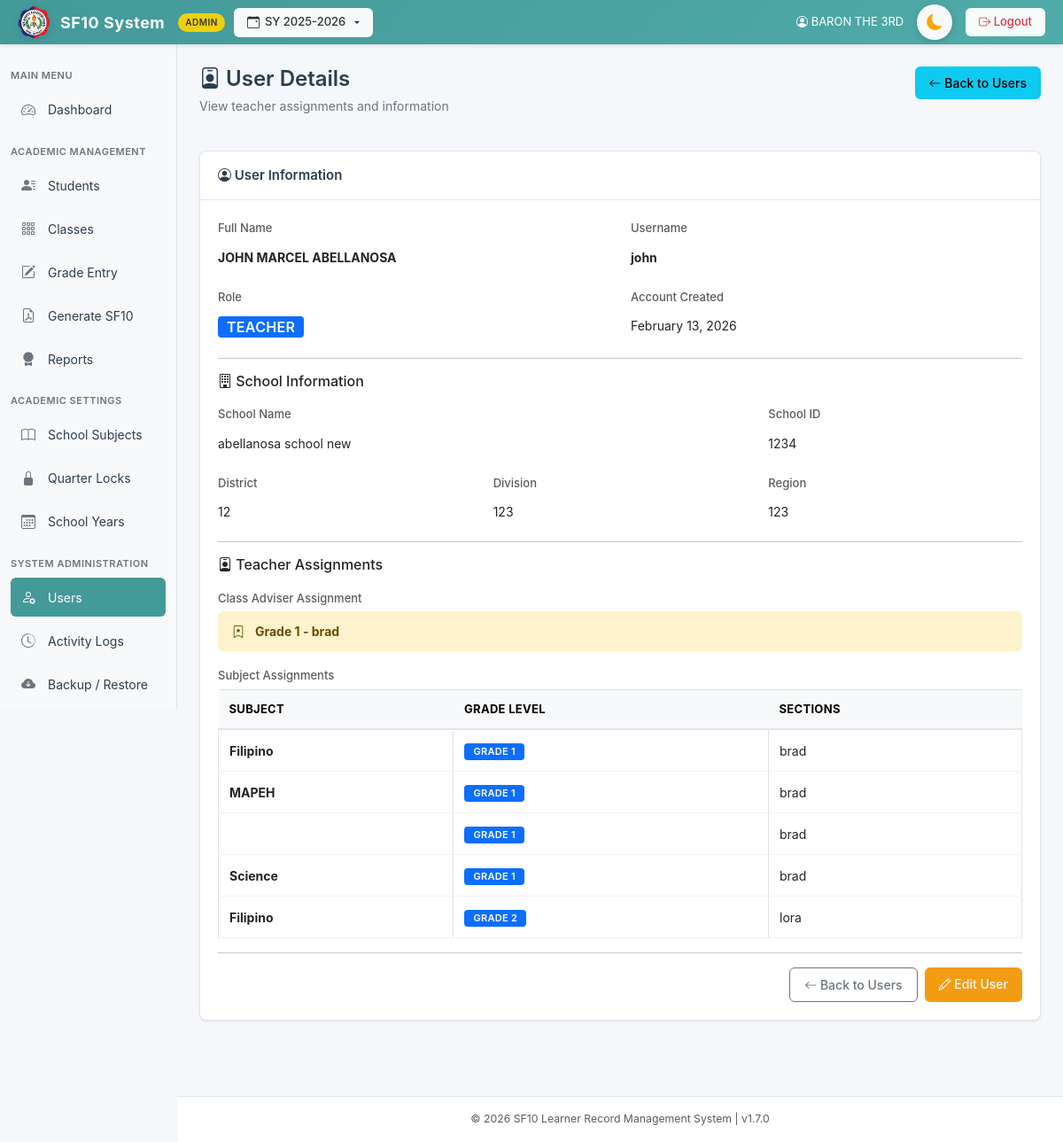
Page /pages/view_user.php?id=25 (signed in) on the committed database.
### tables this page shows
CREATE TABLE `users` (
  `id` int(11) NOT NULL AUTO_INCREMENT,
  `username` varchar(50) NOT NULL,
  `password` varchar(255) NOT NULL,
  `full_name` varchar(100) NOT NULL,
  `role` enum('admin','teacher') NOT NULL,
  `school_name` varchar(255) DEFAULT NULL,
  `school_id` varchar(50) DEFAULT NULL,
  `district` varchar(100) DEFAULT NULL,
  `division` varchar(100) DEFAULT NULL,
  `region` varchar(100) DEFAULT NULL,
  `subject_id` int(11) DEFAULT NULL COMMENT 'For subject teachers - which subject they teach',
  `created_at` timestamp NOT NULL DEFAULT current_timestamp(),
  `totp_secret` varchar(255) DEFAULT NULL,
  `2fa_on_login` tinyint(1) DEFAULT 0,
  `remember_token` varchar(255) DEFAULT NULL,
  PRIMARY KEY (`id`),
  UNIQUE KEY `username` (`username`),
  KEY `fk_users_subject` (`subject_id`),
  CONSTRAINT `fk_users_subject` FOREIGN KEY (`subject_id`) REFERENCES `subjects` (`id`) ON DELETE SET NULL ON UPDATE CASCADE
);

CREATE TABLE `teacher_assignments` (
  `id` int(11) NOT NULL AUTO_INCREMENT,
  `school_year_id` int(11) DEFAULT NULL,
  `teacher_id` int(11) NOT NULL,
  `assignment_type` enum('adviser','subject') NOT NULL,
  `subject_id` int(11) DEFAULT NULL COMMENT 'NULL for adviser assignments',
  `grade_level` int(11) NOT NULL,
  `section` varchar(50) NOT NULL,
  `school_year` varchar(15) NOT NULL DEFAULT '2024-2025',
  `created_at` timestamp NOT NULL DEFAULT current_timestamp(),
  PRIMARY KEY (`id`),
  UNIQUE KEY `unique_teacher_subject_year` (`teacher_id`,`subject_id`,`grade_level`,`section`,`school_year_id`),
  KEY `idx_teacher` (`teacher_id`),
  KEY `idx_assignment_type` (`assignment_type`),
  KEY `idx_subject` (`subject_id`),
  KEY `idx_grade_section` (`grade_level`,`section`),
  KEY `idx_school_year_id` (`school_year_id`),
  CONSTRAINT `fk_teacher_assign_school_year` FOREIGN KEY (`school_year_id`) REFERENCES `school_years` (`id`) ON DELETE CASCADE,
  CONSTRAINT `fk_teacher_assignments_subject` FOREIGN KEY (`subject_id`) REFERENCES `subjects` (`id`) ON DELETE CASCADE ON UPDATE CASCADE,
  CONSTRAINT `fk_teacher_assignments_user` FOREIGN KEY (`teacher_id`) REFERENCES `users` (`id`) ON DELETE CASCADE ON UPDATE CASCADE
);

### pages/view_user.php (the view, shortened to what this page needs)
<?php
include "../includes/db.php";
$user_id = (int)$_GET['id'];
$user_query = $conn->prepare("SELECT * FROM users WHERE id = ?");
$user_query->bind_param("i", $user_id);
$user_query->execute();
$user_result = $user_query->get_result();
$view_user = $user_result->fetch_assoc();
$adviser = null;
$school_year_id = $_SESSION['school_year_id'];
$adviser_query = $conn->prepare("SELECT grade_level, section FROM teacher_assignments WHERE teacher_id = ? AND assignment_type = 'adviser' AND school_year_id = ?");
$adviser_query->bind_param("ii", $user_id, $school_year_id);
$adviser_query->execute();
$adviser_result = $adviser_query->get_result();
if ($adviser_result->num_rows > 0) {
    $adviser = $adviser_result->fetch_assoc();
}
$subjects = [];
$subjects_query = $conn->prepare("
    SELECT
        ta.subject_id,
        ta.grade_level,
        GROUP_CONCAT(ta.section ORDER BY ta.section) as sections,
        COALESCE(sgg.subject_name, s.subject_name) as subject_name
    FROM teacher_assignments ta
    JOIN subjects s ON ta.subject_id = s.id
    LEFT JOIN subject_grade_groups sgg ON s.id = sgg.subject_id AND ta.grade_level = sgg.grade_level
    WHERE ta.teacher_id = ? AND ta.assignment_type = 'subject' AND ta.school_year_id = ?
    GROUP BY ta.subject_id, ta.grade_level, sgg.subject_name, s.subject_name
    ORDER BY ta.grade_level, s.subject_name
");
$subjects_query->bind_param("ii", $user_id, $school_year_id);
$subjects_query->execute();
$subjects_result = $subjects_query->get_result();
while ($row = $subjects_result->fetch_assoc()) {
    $subjects[] = $row;
}
include "../templates/header.php";
?>
<div class="d-flex justify-content-between align-items-start mb-4">
    <div class="page-header mb-0">
        <h2><i class="bi bi-person-badge"></i> User Details</h2>
        <p class="subtitle">View teacher assignments and information</p>
    </div>
    <a href="users.php" class="btn btn-info">
        <i class="bi bi-arrow-left"></i> Back to Users
    </a>
</div>
<div class="card">
    <div class="card-header">
        <i class="bi bi-person-circle"></i> User Information
    </div>
    <div class="card-body">
        <div class="row mb-3">
            <div class="col-md-6">
                <label class="form-label text-muted">Full Name</label>
                <p class="form-control-plaintext fw-bold"><?= htmlspecialchars(strtoupper($view_user['full_name'])) ?></p>
            </div>
            <div class="col-md-6">
                <label class="form-label text-muted">Username</label>
                <p class="form-control-plaintext fw-bold"><?= htmlspecialchars($view_user['username']) ?></p>
            </div>
        </div>
        <div class="row mb-3">
            <div class="col-md-6">
                <label class="form-label text-muted">Role</label>
                <p class="form-control-plaintext">
                    <?php if ($view_user['role'] === 'admin'): ?>
                        <span class="badge bg-danger fs-6">Admin</span>
                    <?php else: ?>
                        <span class="badge bg-primary fs-6">Teacher</span>
                    <?php endif; ?>
                </p>
            </div>
            <div class="col-md-6">
                <label class="form-label text-muted">Account Created</label>
                <p class="form-control-plaintext"><?= date('F d, Y', strtotime($view_user['created_at'])) ?></p>
            </div>
        </div>
        <?php if (!empty($view_user['school_name']) || !empty($view_user['school_id']) || !empty($view_user['district']) || !empty($view_user['division']) || !empty($view_user['region'])): ?>
        <hr>
        <h6 class="mb-3"><i class="bi bi-building"></i> School Information</h6>
        <div class="row mb-3">
            <?php if (!empty($view_user['school_name'])): ?>
            <div class="col-md-8">
                <label class="form-label text-muted">School Name</label>
                <p class="form-control-plaintext"><?= htmlspecialchars($view_user['school_name']) ?></p>
            </div>
            <?php endif; ?>
            <?php if (!empty($view_user['school_id'])): ?>
            <div class="col-md-4">
                <label class="form-label text-muted">School ID</label>
                <p class="form-control-plaintext"><?= htmlspecialchars($view_user['school_id']) ?></p>
            </div>
            <?php endif; ?>
        </div>
        <div class="row mb-3">
            <?php if (!empty($view_user['district'])): ?>
            <div class="col-md-4">
                <label class="form-label text-muted">District</label>
                <p class="form-control-plaintext"><?= htmlspecialchars($view_user['district']) ?></p>
            </div>
            <?php endif; ?>
            <?php if (!empty($view_user['division'])): ?>
            <div class="col-md-4">
                <label class="form-label text-muted">Division</label>
                <p class="form-control-plaintext"><?= htmlspecialchars($view_user['division']) ?></p>
            </div>
            <?php endif; ?>
            <?php if (!empty($view_user['region'])): ?>
            <div class="col-md-4">
                <label class="form-label text-muted">Region</label>
                <p class="form-control-plaintext"><?= htmlspecialchars($view_user['region']) ?></p>
            </div>
            <?php endif; ?>
        </div>
        <?php endif; ?>
        <?php if ($view_user['role'] === 'teacher'): ?>
        <hr>
        <h6 class="mb-3"><i class="bi bi-person-badge"></i> Teacher Assignments</h6>
        <div class="mb-3">
            <label class="form-label text-muted">Class Adviser Assignment</label>
            <?php if ($adviser): ?>
                <div class="alert alert-warning mb-0">
                    <i class="bi bi-bookmark-star me-2"></i>
                    <strong>Grade <?= $adviser['grade_level'] ?> - <?= htmlspecialchars($adviser['section']) ?></strong>
                </div>
            <?php else: ?>
                <p class="form-control-plaintext text-muted">No adviser assignment</p>
            <?php endif; ?>
        </div>
        <div class="mb-3">
            <label class="form-label text-muted">Subject Assignments</label>
            <?php if (count($subjects) > 0): ?>
                <div class="table-responsive">
                    <table class="table table-sm table-bordered table-hover mb-0">
                        <thead class="table-light">
                            <tr>
                                <th>Subject</th>
                                <th>Grade Level</th>
                                <th>Sections</th>
                            </tr>
                        </thead>
                        <tbody>
                            <?php foreach ($subjects as $subj): ?>
                            <tr>
                                <td><strong><?= htmlspecialchars($subj['subject_name']) ?></strong></td>
                                <td><span class="badge bg-primary">Grade <?= $subj['grade_level'] ?></span></td>
                                <td><?= htmlspecialchars($subj['sections']) ?></td>
                            </tr>
                            <?php endforeach; ?>
                        </tbody>
                    </table>
                </div>
            <?php else: ?>
                <p class="form-control-plaintext text-muted">No subject assignments</p>
            <?php endif; ?>
        </div>
        <?php endif; ?>
        <hr>
        <div class="d-flex gap-2 justify-content-end">
            <a href="users.php" class="btn btn-secondary">
                <i class="bi bi-arrow-left"></i> Back to Users
            </a>
            <a href="edit_user.php?id=<?= $user_id ?>" class="btn btn-warning">
                <i class="bi bi-pencil"></i> Edit User
            </a>
        </div>
    </div>
</div>
<?php include '../templates/footer.php'; ?>

### assets/css/style.css (style rules this page uses)
* { margin: 0; padding: 0; box-sizing: border-box; }
body { background-color: #f5f7fa; font-family: -apple-system, BlinkMacSystemFont, "Segoe UI", Roboto, "Helvetica Neue", Arial, sans-serif; color: #2c3e50; font-size: 14px; overflow-x: hidden; overflow-y: overlay; }
html { overflow-y: overlay; }
:root { --primary-teal: #449999; --primary-teal-dark: #3a8585; --primary-teal-light: #4FABA9; --sidebar-bg: #f8f9fa; --topbar-bg: #449999; --text-dark: #2c3e50; --text-muted: #6c757d; --border-color: #e1e5eb; --card-shadow: 0 1px 3px rgba(0, 0, 0, 0.08); --hover-bg: #f0f2f5; --card-bg: #ffffff; --input-bg: #ffffff; --input-border: #ced4da; --input-text: #212529; }
.page-header { margin-bottom: 25px; }
.page-header h2 { color: var(--text-dark); font-size: 24px; font-weight: 600; margin-bottom: 5px; }
.page-header .subtitle { color: var(--text-muted); font-size: 14px; }
.card { border: 1px solid var(--border-color); border-radius: 8px; box-shadow: var(--card-shadow); background: white; margin-bottom: 20px; }
.card-header { background: white; border-bottom: 1px solid var(--border-color); padding: 16px 20px; font-weight: 600; color: var(--text-dark); font-size: 15px; border-radius: 8px 8px 0 0 !important; }
.card-body { padding: 20px; }
.btn { border-radius: 6px; font-weight: 500; padding: 8px 16px; font-size: 14px; transition: all 0.2s; border: none; }
.btn-secondary { background-color: #ffffff !important; border-color: #6c757d; color: #6c757d !important; border-width: 1px; border-style: solid; }
.btn-secondary i { color: #6c757d !important; }
.btn-warning { background-color: #f39c12; color: white; }
.table { font-size: 13px; }
.table thead { background: #f8f9fa; color: var(--text-dark); font-weight: 600; border-bottom: 2px solid var(--border-color); }
.table thead th { padding: 12px; border: none; font-size: 13px; text-transform: uppercase; letter-spacing: 0.3px; }
.table tbody td { padding: 12px; vertical-align: middle; border-bottom: 1px solid #f0f2f5; }
.form-label { font-weight: 500; font-size: 13px; color: var(--text-dark); margin-bottom: 5px; }
.alert { border-radius: 6px; border: none; font-size: 14px; padding: 12px 16px; }
.badge { padding: 4px 10px; border-radius: 4px; font-size: 11px; font-weight: 600; text-transform: uppercase; letter-spacing: 0.3px; }
@media (min-width: 992px) { .table { font-size: 14px; } }

### templates/header.php (style rules this page uses)
html, body { background-color: #f4f7fb; }

### rows in the picture
users: full_name "JOHN MARCEL ABELLANOSA", username "john", created_at "February 13, 2026", school_name "abellanosa school new", school "1234", district "12", division "123", region "123", role "teacher" (drawn)
teacher_assignments: grade_level "1", section "brad"

### other values in the picture
$_SESSION['school_year'] "2025-2026"
$user['full_name'] "BARON THE 3RD"
$subj['subject_name'] "Filipino"
$subj['grade_level'] "1"
$subj['sections'] "brad"
$subj['subject_name'] "MAPEH"
$subj['subject_name'] "Science"
$subj['grade_level'] "2"
$subj['sections'] "lora"
